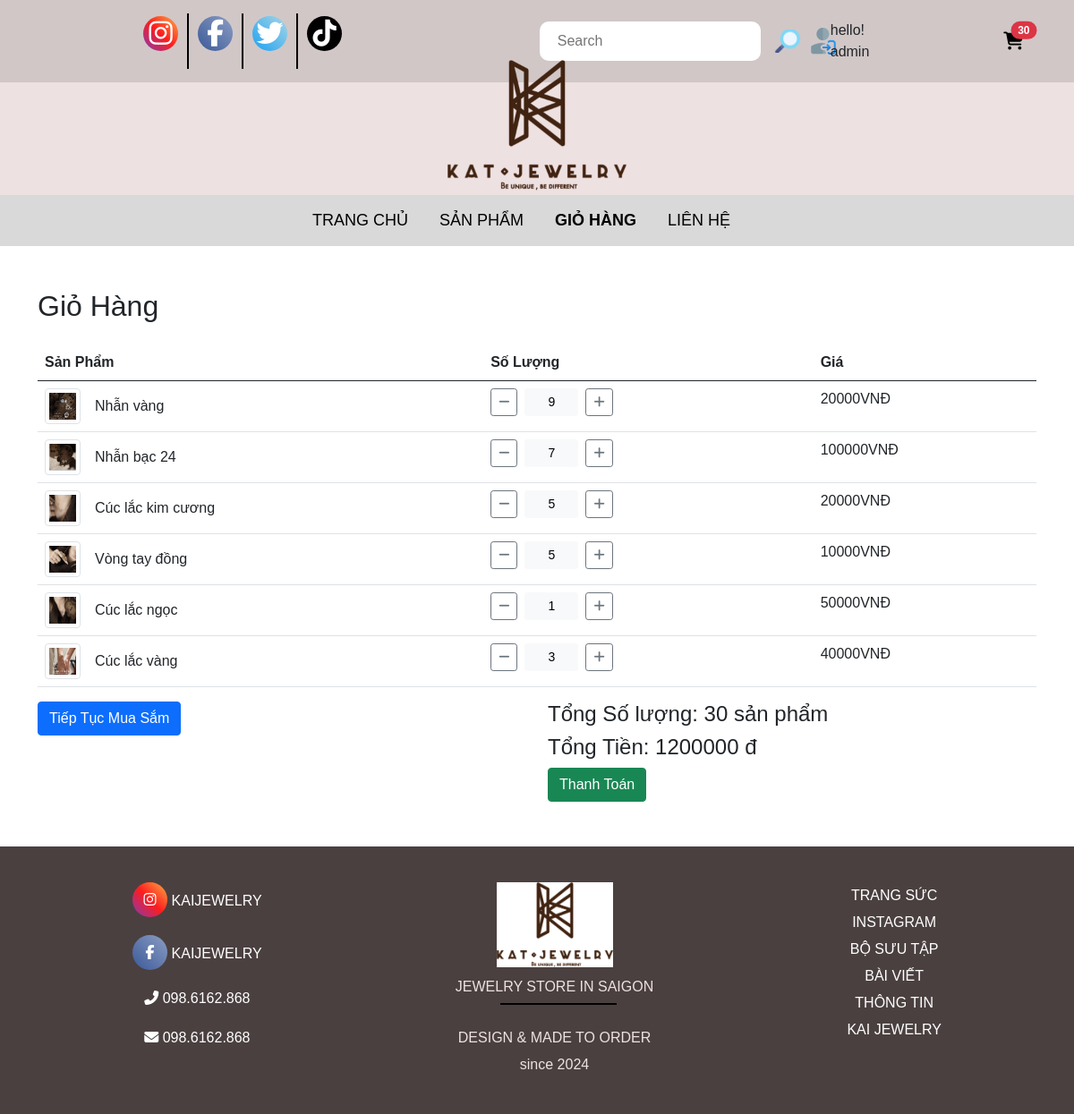
The app's page /cart/ (signed in) with its own data.
### apps/models.py (models this page shows, shortened)
class OrderItem(models.Model):
    product = models.ForeignKey(Product, on_delete=models.SET_NULL,blank = True, null = True)
    order = models.ForeignKey(Order, on_delete=models.SET_NULL,blank = True, null = True)
    quantity = models.IntegerField(default=0, null = True, blank= True)
    date_added = models.DateTimeField(auto_now_add=True)
    @property
    def get_total(self):
        total = self.product.price * self.quantity
        return total

class Product(models.Model):
    category = models.ManyToManyField(Category, related_name='product')
    name = models.CharField(max_length=200, null=True)
    price = models.IntegerField()
    detail =models.TextField(null=True, blank = True)
    image = models.ImageField(null =True, blank = True)
    @property
    def ImageURL(self):
        try:
            url = self.image.url
        except:
            url = ''
        return url

class Order(models.Model):
    customer = models.ForeignKey(User, on_delete=models.SET_NULL, blank=True, null=True)
    date_order = models.DateTimeField(auto_now_add=True)
    complete = models.BooleanField(default=False, null= True, blank = True)
    transaction_id = models.CharField(max_length=200, null = True)
    @property
    def get_cart_items(self):
        orderitems = self.orderitem_set.all()
        total = sum([item.quantity for item in orderitems])
        return total
    @property
    def get_cart_total(self):
        orderitems = self.orderitem_set.all()
        total = sum([item.get_total for item in orderitems])
        return total

### apps/views.py (the view)
# urls.py: path('cart/', views.cart, name='cart'),  # Giỏ hàng
def cart(request):
  if request.user.is_authenticated:
     customer = request.user
     order, created = Order.objects.get_or_create(customer = customer, complete = False)
     items = order.orderitem_set.all()
     cartItems = order.get_cart_items
     user_login = "show"
     user_not_login = "hidden"
  else:
     items = []
     order = {'get_cart_items' : 0 , 'get_cart_total':0}
     cartItems = order['get_cart_items']
     user_login = "hidden"
     user_not_login = "show"
  context = {'items' :items,
             "order" : order,
             'user_login': user_login,
             'user_not_login':user_not_login,
             'cartItems':cartItems,
             }
  return render(request, 'cart.html', context)

### apps/templates/cart.html (shortened to what this page needs)
{%load static%}
<!DOCTYPE html>
<html lang="en">
  <head>
    <link rel="stylesheet" href="https://cdnjs.cloudflare.com/ajax/libs/font-awesome/6.7.2/css/all.min.css" />
    <link rel="stylesheet" href="{% static 'css/bootstrap.min.css' %}" />
    <link rel="stylesheet" href="{% static 'css/style.css' %}" />
  </head>
  <body>
    <div class="header">
      <div class="list-social">
        <div class="list__social inst">
          <a href=""><i class="fa-brands fa-instagram"></i></a>
        </div>
        <div class="list__social face">
          <a href=""><i class="fa-brands fa-facebook-f"></i></a>
        </div>
        <div class="list__social twit">
          <a href=""> <i class="fa-brands fa-twitter"></i></a>
        </div>
        <div class="list__social tikt">
          <a href=""><i class="fa-brands fa-tiktok"></i></a>
        </div>
      </div>
      <div class="support-bar">
        <form class="d-flex" role="search" method="POST" action="{%url 'search'%}">
          <input name="searched" placeholder="Search" class="search-input" />
          <button type="submit" class="btn btn-link p-0 border-0">
            <img src="{% static 'img/search.png' %}" alt="Search" class="img-fluid" />
          </button>
        </form>
        <div class="auth-container d-flex justify-content-between align-items-center">
          <div class="user-logged-in d-flex align-items-center" style="visibility: {{ user_login }}">
            <a href="{% url 'logout' %}" class="me-2">
              <img src="{% static 'img/account.png' %}" alt="Tài khoản" class="img-fluid" />
            </a>
            <span>hello! {{ request.user }}</span>
          </div>
        </div>
        <div class="form-inline my-2 my-lg-0 position-relative">
          <a id="cart-icon" href="{% url 'cart' %}" class="text-decoration-none">
            <i class="fa-solid fa-cart-shopping fa-lg"></i>
          </a>
          <span id="cart-total" class="position-absolute top-0 start-100 translate-middle badge rounded-pill bg-danger"> {{cartItems}} </span>
        </div>
      </div>
    </div>
    <div class="header-logo"><img src="{% static "img/logo.png" %}" alt="" /></div>
    <div class="hero">
      <div class="menu">
        <a href="{% url 'home' %}">
          <div class="menu-pages">TRANG CHỦ</div>
        </a>
        <a href="{% url 'product' %}">
          <div class="menu-pages">SẢN PHẨM</div>
        </a>
        <a href="{% url 'cart' %}">
          <div class="menu-pages menu-active">GIỎ HÀNG</div>
        </a>
        <a href="{% url 'contact' %}">
          <div class="menu-pages">LIÊN HỆ</div>
        </a>
      </div>
      <div class="container mt-5">
        <h2 class="mb-4">Giỏ Hàng</h2>
        <table class="table">
          <thead>
            <tr>
              <th scope="col ">Sản Phẩm</th>
              <th scope="col">Số Lượng</th>
              <th scope="col">Giá</th>
            </tr>
          </thead>
          <tbody>
            {%for item in items%}
            <tr>
              <td>
                <div class="d-flex align-items-center">
                  <img src="{{ item.product.ImageURL }}" class="img-thumbnail me-3" style="width: 40px; height: 40px" />
                  <span>{{ item.product.name }}</span>
                </div>
              </td>
              <td>
                <div class="d-flex align-items-center">
                  <button data-product="{{item.product.id}}" data-action="remove" class="btn btn-outline-secondary btn-sm update-cart" data-id="{{ item.id }}" data-action="decrease">
                    <i class="fa fa-minus"></i>
                  </button>
                  <button class="btn btn-light btn-sm mx-2 text-center" style="width: 60px" data-id="{{ item.id }}">{{ item.quantity }}</button>
                  <button data-product="{{item.product.id}}" data-action="add" class="btn btn-outline-secondary btn-sm update-cart" data-id="{{ item.id }}" data-action="increase">
                    <i class="fa fa-plus"></i>
                  </button>
                </div>
              </td>
              <td>{{item.product.price}}VNĐ</td>
            </tr>
            {% endfor %}
          </tbody>
        </table>
        <div class="row">
          <div class="col-md-6">
            <a href="{% url 'product' %}"><button class="btn btn-primary">Tiếp Tục Mua Sắm</button></a>
          </div>
          <div class="col-md-6 text-right">
            <h4>Tổng Số lượng: <span id="total-price">{{ order.get_cart_items }} sản phẩm</span></h4>
            <h4>Tổng Tiền: <span id="total-price">{{ order.get_cart_total }} đ</span></h4>
            <a href="{%url 'payment'%}"><button class="btn btn-success">Thanh Toán</button></a>
          </div>
        </div>
      </div>
    </div>
    <div class="footer">
      <div class="footer-box">
        <a class="footer-box-left" href="">
          <i class="fa-brands fa-instagram"></i>
          <span>KAIJEWELRY</span>
        </a>
        <a class="footer-box-left" href="">
          <i class="fa-brands fa-facebook-f"></i>
          <span>KAIJEWELRY</span>
        </a>
        <a class="footer-box-left" href="">
          <i class="fa-solid fa-phone-flip"></i>
          <span>098.6162.868</span>
        </a>
        <a class="footer-box-left" href="">
          <i class="fa-solid fa-envelope"></i>
          <span>098.6162.868</span>
        </a>
      </div>
      <div class="footer-box">
        <div class="footer-box-icon"><img src="{% static 'img/logo.png' %}" alt="" /></div>
        <div class="footer-box-desc">JEWELRY STORE IN SAIGON</div>
        <div class="footer-desc">DESIGN & MADE TO ORDER</div>
        <div class="footer-desc">since 2024</div>
      </div>
      <div class="footer-box">
        <a href=""><div class="footer-desc">TRANG SỨC</div></a>
        <a href=""><div class="footer-desc">INSTAGRAM</div></a>
        <a href=""><div class="footer-desc">BỘ SƯU TẬP</div></a>
        <a href=""><div class="footer-desc">BÀI VIẾT</div></a>
        <a href=""><div class="footer-desc">THÔNG TIN</div></a>
        <a href=""><div class="footer-desc">KAI JEWELRY</div></a>
      </div>
    </div>
  </body>
</html>

### apps/static/css/style.css (style rules this page uses)
* { margin: 0; padding: 0; box-sizing: border-box; font-family: Arial, Helvetica, sans-serif; }
a { color: black; text-decoration: unset; }
.header { background: #d1c7c7; display: flex; justify-content: space-between; }
.list-social, .support-bar { display: flex; justify-content: space-between; padding: 15px 150px; min-width: 400px; }
.list__social:last-child { border-right: none; }
.list__social { border-right: 2px solid black; font-size: 30px; padding: 0 10px; }
.support-bar img { width: 30px; margin: 0 15px; }
.fa-brands { border-radius: 50%; display: inline-flex; justify-content: center; align-items: center; color: white; width: 39px; height: 39px; text-align: center; }
.fa-instagram { background: linear-gradient(45deg, #833ab4, #fd1d1d, #fcb045); }
.fa-facebook-f { background: linear-gradient(45deg, #3b5998, #8b9dc3); }
.fa-twitter { background: linear-gradient(45deg, #1da1f2, #a9d6e5); }
.fa-tiktok { background: linear-gradient(45deg, #000, #010101); }
.support-bar { display: flex; align-items: center; gap: 10px; }
.support-bar .search-input { padding: 10px 20px; outline: none; border: none; border-radius: 10px; }
#cart-icon { width: 50px; }
.header-logo { background: #eee1e1; text-align: center; padding: 5px; }
.header-logo img { margin-top: -30px; width: 200px; }
.menu { display: flex; justify-content: center; background: #d9d9d9; padding: 15px; }
.menu-pages { margin-right: 35px; font-size: 18px; }
.menu-active, .product-item-active { font-weight: bold; }
.footer { margin-top: 50px; display: flex; justify-content: space-around; background: #4b4040; color: #eee1e1; padding: 40px; }
.footer span, .footer a { color: #ffffff; }
.footer-box { margin: 0 30px; text-align: center; }
.footer-box:last-child { border: none; }
.footer-box:last-child::before { display: none; }
.footer-box-left { display: block; margin-bottom: 20px; }
.footer-box-icon img { width: 130px; background: white; margin-bottom: 10px; }
.footer-box-desc { position: relative; margin-bottom: 30px; }
.footer-box-desc::before { content: ""; position: absolute; top: 30px; left: 50px; width: 130px; height: 2px; background: #000; }
.footer-box .footer-desc { line-height: 30px; }

### records on screen
OrderItem: product.ImageURL (picture), product.name "Nhẫn vàng", quantity "9", product.price "20000"
OrderItem: product.ImageURL (picture), product.name "Nhẫn bạc 24", quantity "7", product.price "100000"
OrderItem: product.ImageURL (picture), product.name "Cúc lắc kim cương", quantity "5", product.price "20000"
OrderItem: product.ImageURL (picture), product.name "Vòng tay đồng", quantity "5", product.price "10000"
OrderItem: product.ImageURL (picture), product.name "Cúc lắc ngọc", quantity "1", product.price "50000"
OrderItem: product.ImageURL (picture), product.name "Cúc lắc vàng", quantity "3", product.price "40000"
Order: get_cart_items "30", get_cart_total "1200000"

### other values on screen
{{ request.user }} "admin"
{{ cartItems }} "30"
